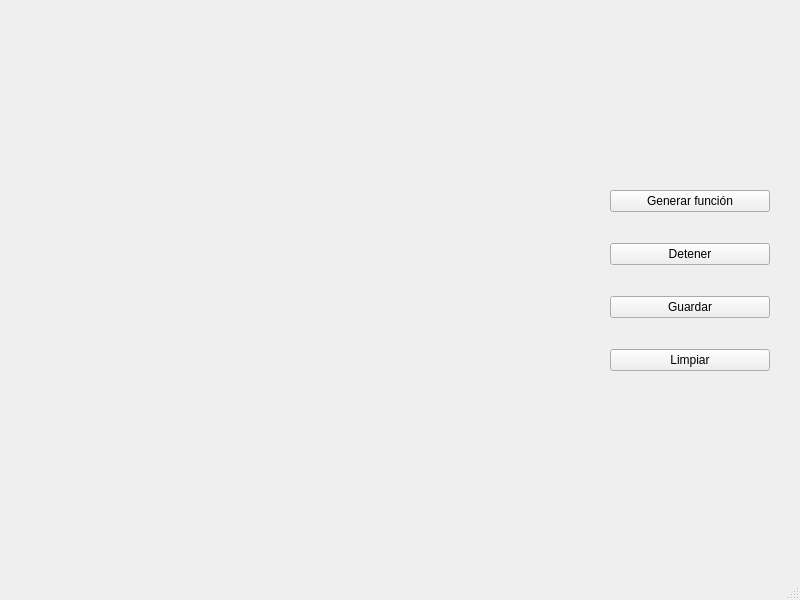
<?xml version="1.0" encoding="UTF-8"?>
<ui version="4.0">
 <class>MainWindow</class>
 <widget class="QMainWindow" name="MainWindow">
  <property name="geometry">
   <rect>
    <x>0</x>
    <y>0</y>
    <width>800</width>
    <height>600</height>
   </rect>
  </property>
  <property name="windowTitle">
   <string>MainWindow</string>
  </property>
  <widget class="QWidget" name="centralwidget">
   <widget class="QWidget" name="verticalLayoutWidget">
    <property name="geometry">
     <rect>
      <x>610</x>
      <y>190</y>
      <width>160</width>
      <height>181</height>
     </rect>
    </property>
    <layout class="QVBoxLayout" name="verticalLayout">
     <item>
      <widget class="QPushButton" name="pushbutton_gen_funcion">
       <property name="text">
        <string>Generar función</string>
       </property>
      </widget>
     </item>
     <item>
      <spacer name="verticalSpacer">
       <property name="orientation">
        <enum>Qt::Vertical</enum>
       </property>
       <property name="sizeHint" stdset="0">
        <size>
         <width>20</width>
         <height>40</height>
        </size>
       </property>
      </spacer>
     </item>
     <item>
      <widget class="QPushButton" name="pushButton_detener">
       <property name="text">
        <string>Detener</string>
       </property>
      </widget>
     </item>
     <item>
      <spacer name="verticalSpacer_2">
       <property name="orientation">
        <enum>Qt::Vertical</enum>
       </property>
       <property name="sizeHint" stdset="0">
        <size>
         <width>20</width>
         <height>40</height>
        </size>
       </property>
      </spacer>
     </item>
     <item>
      <widget class="QPushButton" name="pushButton_save">
       <property name="text">
        <string>Guardar</string>
       </property>
      </widget>
     </item>
     <item>
      <spacer name="verticalSpacer_3">
       <property name="orientation">
        <enum>Qt::Vertical</enum>
       </property>
       <property name="sizeHint" stdset="0">
        <size>
         <width>20</width>
         <height>40</height>
        </size>
       </property>
      </spacer>
     </item>
     <item>
      <widget class="QPushButton" name="pushButton_limpiar">
       <property name="text">
        <string>Limpiar</string>
       </property>
      </widget>
     </item>
    </layout>
   </widget>
   <widget class="MplWidget" name="MplWidget" native="true">
    <property name="geometry">
     <rect>
      <x>30</x>
      <y>20</y>
      <width>561</width>
      <height>521</height>
     </rect>
    </property>
   </widget>
  </widget>
  <widget class="QMenuBar" name="menubar">
   <property name="geometry">
    <rect>
     <x>0</x>
     <y>0</y>
     <width>800</width>
     <height>26</height>
    </rect>
   </property>
  </widget>
  <widget class="QStatusBar" name="statusbar"/>
 </widget>
 <customwidgets>
  <customwidget>
   <class>MplWidget</class>
   <extends>QWidget</extends>
   <header>mplwidget.h</header>
   <container>1</container>
  </customwidget>
 </customwidgets>
 <resources/>
 <connections/>
</ui>
